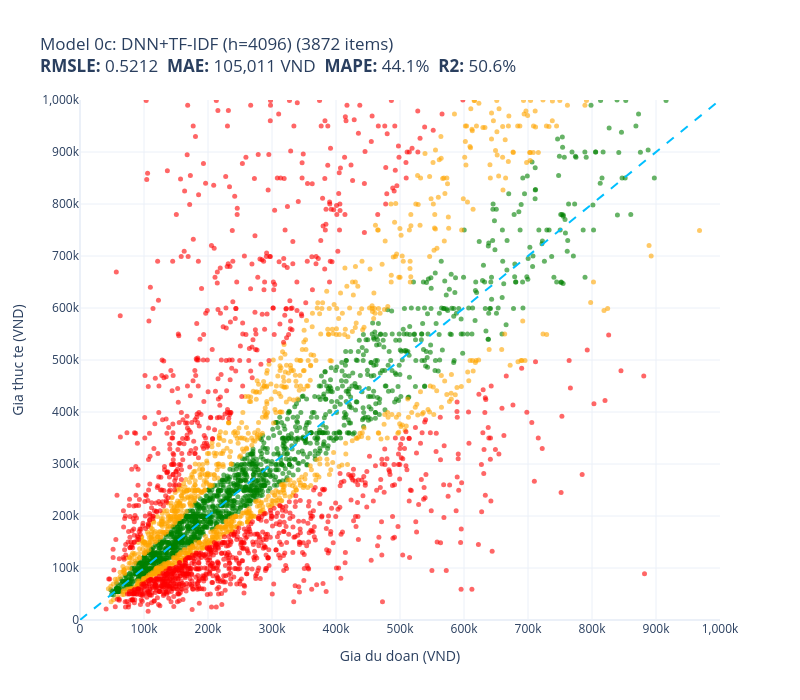
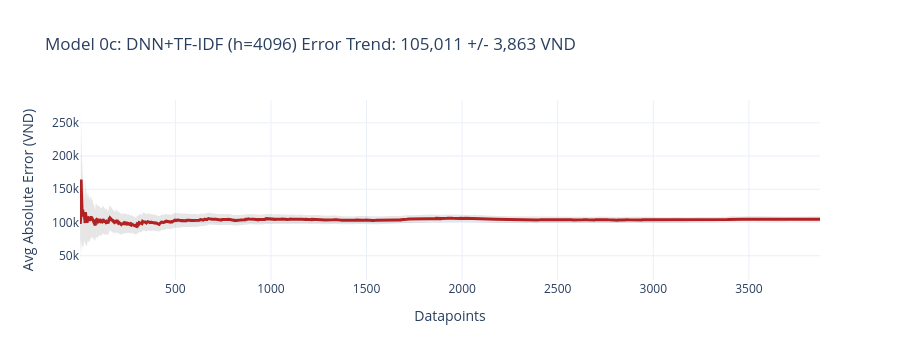

Notebook code for these charts, in order:
### Code cell
print("\n\n" + "#" * 60)
print("# MODEL 0c: DNN best vectorizer (hidden=4096)")
print("#" * 60)
print("Using TF-IDF (same data as 0b, reuse X_tr/X_va/X_te)")

model_0c = DeepNeuralNetwork(X_tr.shape[1], hidden_size=4096, num_layers=10)
cached = load_torch_weights(model_0c, "model_0c_dnn_tfidf4096", DEVICE)
if cached:
    model_0c, y_mean_0c, y_std_0c = cached
    hist_0c = None
else:
    model_0c, y_mean_0c, y_std_0c, hist_0c = train_torch_model(
        model_0c, X_tr, y_tr, X_va, y_va, DEVICE, epochs=5, batch_size=64
    )
    save_torch_weights(model_0c, y_mean_0c, y_std_0c, "model_0c_dnn_tfidf4096")
pred_0c = predict_batch(model_0c, X_te, y_mean_0c, y_std_0c, DEVICE)
evaluate_batch(test_prices, pred_0c, "Model 0c: DNN+TF-IDF (h=4096)")
if hist_0c:
    plot_training_history(hist_0c, "Model 0c: DNN+TF-IDF (h=4096)")
    ALL_HISTORIES["0c"] = hist_0c

best_0 = min(
    [("0a", ALL_RESULTS.get("Model 0a: DNN+HashingVec (h=2048)", {}).get("rmsle", 99)),
     ("0b", ALL_RESULTS.get("Model 0b: DNN+TF-IDF (h=2048)", {}).get("rmsle", 99)),
     ("0c", ALL_RESULTS.get("Model 0c: DNN+TF-IDF (h=4096)", {}).get("rmsle", 99))],
    key=lambda x: x[1]
)
print(f"\nBest Model 0 variant: {best_0[0]} (RMSLE={best_0[1]:.4f})")

del model_0c, X_tr, X_va, X_te, y_tr, y_va, y_te
torch.cuda.empty_cache()

### Figure 1 — Plotly figure (JSON) as saved in the notebook; plotly's stock layout.template omitted (floating-point values rounded to 4 significant figures; data arrays with more than 128 entries replaced by an {"elided": "..."} marker saying what was removed)
{"data": [{"customdata": {"elided": "1516x1 str values"}, "hovertemplate": "%{customdata[0]}<extra></extra>", "marker": {"color": "green", "opacity": 0.6, "size": 5}, "mode": "markers", "name": "green", "type": "scatter", "x": {"elided": "1516 float values"}, "y": {"elided": "1516 float values"}}, {"customdata": {"elided": "1021x1 str values"}, "hovertemplate": "%{customdata[0]}<extra></extra>", "marker": {"color": "orange", "opacity": 0.6, "size": 5}, "mode": "markers", "name": "orange", "type": "scatter", "x": {"elided": "1021 float values"}, "y": {"elided": "1021 float values"}}, {"customdata": {"elided": "1335x1 str values"}, "hovertemplate": "%{customdata[0]}<extra></extra>", "marker": {"color": "red", "opacity": 0.6, "size": 5}, "mode": "markers", "name": "red", "type": "scatter", "x": {"elided": "1335 float values"}, "y": {"elided": "1335 float values"}}, {"hoverinfo": "skip", "line": {"color": "deepskyblue", "dash": "dash", "width": 2}, "mode": "lines", "name": "y=x", "showlegend": false, "type": "scatter", "x": [0, 1000000], "y": [0, 1000000]}], "layout": {"height": 700, "showlegend": false, "title": {"text": "Model 0c: DNN+TF-IDF (h=4096) (3872 items)<br><b>RMSLE:</b> 0.5212  <b>MAE:</b> 105,011 VND  <b>MAPE:</b> 44.1%  <b>R2:</b> 50.6%"}, "width": 800, "xaxis": {"range": [0, 1000000], "ticktext": ["0", "100k", "200k", "300k", "400k", "500k", "600k", "700k", "800k", "900k", "1,000k"], "tickvals": [0, 100000, 200000, 300000, 400000, 500000, 600000, 700000, 800000, 900000, 1000000], "title": {"text": "Gia du doan (VND)"}}, "yaxis": {"range": [0, 1000000], "ticktext": ["0", "100k", "200k", "300k", "400k", "500k", "600k", "700k", "800k", "900k", "1,000k"], "tickvals": [0, 100000, 200000, 300000, 400000, 500000, 600000, 700000, 800000, 900000, 1000000], "title": {"text": "Gia thuc te (VND)"}}}}

### Figure 2 — Plotly figure (JSON) as saved in the notebook; plotly's stock layout.template omitted (floating-point values rounded to 4 significant figures; data arrays with more than 128 entries replaced by an {"elided": "..."} marker saying what was removed)
{"data": [{"fill": "toself", "fillcolor": "rgba(128,128,128,0.2)", "hoverinfo": "skip", "line": {"color": "rgba(255,255,255,0)"}, "showlegend": false, "type": "scatter", "x": {"elided": "7744 int values"}, "y": {"elided": "7744 float values"}}, {"line": {"color": "firebrick", "width": 3}, "mode": "lines", "name": "Cumulative Avg Error", "type": "scatter", "x": {"elided": "3872 int values"}, "y": {"elided": "3872 float values"}}], "layout": {"height": 360, "showlegend": false, "title": {"text": "Model 0c: DNN+TF-IDF (h=4096) Error Trend: 105,011 +/- 3,863 VND"}, "width": 900, "xaxis": {"title": {"text": "Datapoints"}}, "yaxis": {"ticktext": ["0", "50k", "100k", "150k", "200k", "250k", "300k"], "tickvals": [0, 50000, 100000, 150000, 200000, 250000, 300000], "title": {"text": "Avg Absolute Error (VND)"}}}}
